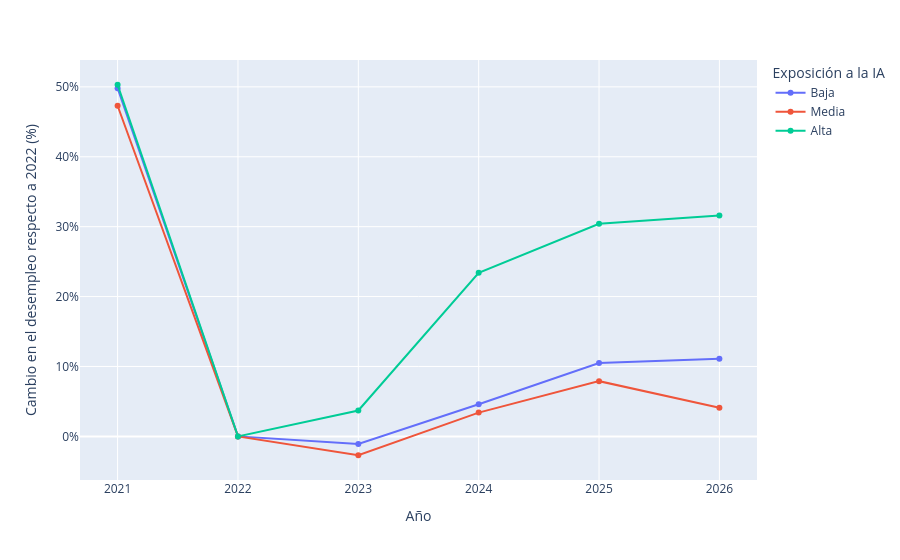

This figure's notebook cell:
### Code cell
px.line(
    (indice - 100).reset_index().melt(id_vars="anio", var_name="nivel_exposicion", value_name="indice"),
    x="anio", y="indice", color="nivel_exposicion", markers=True,
    labels={"indice": "Cambio en el desempleo respecto a 2022 (%)", "anio": "Año", "nivel_exposicion": "Exposición a la IA"},
).update_yaxes(ticksuffix="%")

### Figure 1 — Plotly figure (JSON) as saved in the notebook; plotly's stock layout.template omitted (floating-point values rounded to 4 significant figures)
{"data": [{"hovertemplate": "Exposición a la IA=Baja<br>Año=%{x}<br>Cambio en el desempleo respecto a 2022 (%)=%{y}<extra></extra>", "legendgroup": "Baja", "line": {"color": "#636efa", "dash": "solid"}, "marker": {"symbol": "circle"}, "mode": "lines+markers", "name": "Baja", "orientation": "v", "showlegend": true, "type": "scatter", "x": [2021, 2022, 2023, 2024, 2025, 2026], "xaxis": "x", "y": [49.8, 0.0, -1.1, 4.6, 10.5, 11.1], "yaxis": "y"}, {"hovertemplate": "Exposición a la IA=Media<br>Año=%{x}<br>Cambio en el desempleo respecto a 2022 (%)=%{y}<extra></extra>", "legendgroup": "Media", "line": {"color": "#EF553B", "dash": "solid"}, "marker": {"symbol": "circle"}, "mode": "lines+markers", "name": "Media", "orientation": "v", "showlegend": true, "type": "scatter", "x": [2021, 2022, 2023, 2024, 2025, 2026], "xaxis": "x", "y": [47.3, 0.0, -2.7, 3.4, 7.9, 4.1], "yaxis": "y"}, {"hovertemplate": "Exposición a la IA=Alta<br>Año=%{x}<br>Cambio en el desempleo respecto a 2022 (%)=%{y}<extra></extra>", "legendgroup": "Alta", "line": {"color": "#00cc96", "dash": "solid"}, "marker": {"symbol": "circle"}, "mode": "lines+markers", "name": "Alta", "orientation": "v", "showlegend": true, "type": "scatter", "x": [2021, 2022, 2023, 2024, 2025, 2026], "xaxis": "x", "y": [50.3, 0.0, 3.7, 23.4, 30.4, 31.6], "yaxis": "y"}], "layout": {"legend": {"title": {"text": "Exposición a la IA"}, "tracegroupgap": 0}, "margin": {"t": 60}, "xaxis": {"anchor": "y", "domain": [0, 1], "title": {"text": "Año"}}, "yaxis": {"anchor": "x", "domain": [0, 1], "ticksuffix": "%", "title": {"text": "Cambio en el desempleo respecto a 2022 (%)"}}}}
